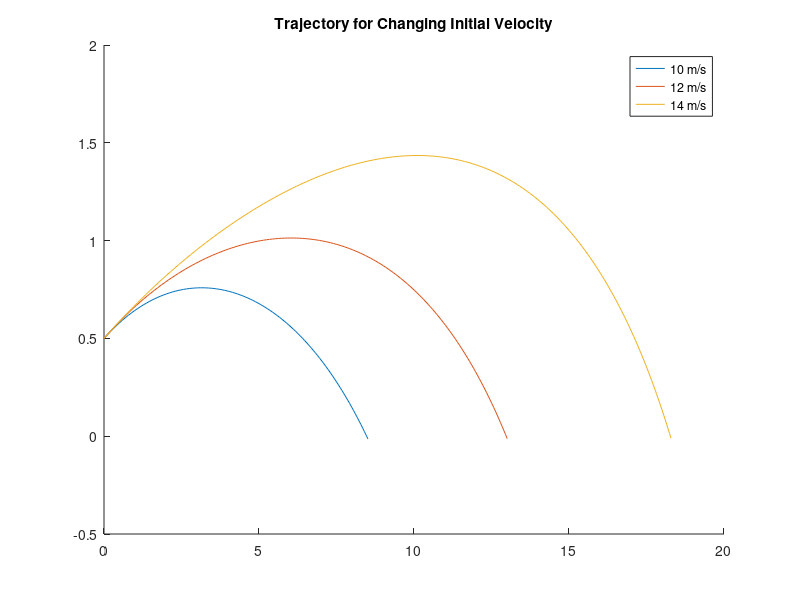

Reproduce this figure in MATLAB. (Note: this script raises an error after producing the figure.)
clear;
clc;
dt = 0.01; %time step
t = 0:dt:10; %vector of all times
vi = [10 12 14];
angle = 10;
anglerad = angle*pi()/180;

p = [0 0.5]; %initial position
ac = [0 -9.81]; %constant acceleration
ad = [0 0]; %drag acceleration
al = [0 0]; % lift acceleration
m = 0.175; %mass
cd0 = 0.08; %drag coefficient
cl0 = 0.15;
cdalpha = 2.72;
clalpha = 1.4;
rho = 1.2; %density of air
r = 0.274/2;
area = pi()*r^2;

for j=1:1:length(vi)
    v = [vi(j)*cos(anglerad) vi(j)*sin(anglerad)]; %initial velocity (m/s)
    for i=2:1:length(t)
                                                                                v(i, :) = v(i-1, :)+(ac+ad+al)*dt; %new vel = old vel + deltaT*accel
                                                                                p(i, :) = p(i-1, :)+v(i-1, :)*dt; %new pos = old pos + deltaT*vel

                                                                                theta = atan2((p(i, 2)-p(i-1, 2)), (p(i, 1)-p(i-1, 1))); %instantaneous angle of motion
                                                                                vtot = sqrt(v(i, 1)^2 + v(i, 2)^2); %instantaneous velocity

                                                                                alpha = anglerad - theta; %instantaneous angle of attack (AOA)
                                                                                cd = cd0 + cdalpha*(alpha-(-4*pi()/180))^2; %drag coefficient (including AOA)
                                                                                cl = cl0 + clalpha*alpha; %lift coefficient (including AOA)

                                                                                fd = 0.5*rho*(vtot^2)*cd*area; %drag force
                                                                                ad = (-fd/m)*[cos(theta) sin(theta)]; %acceleration due to drag (applies opposite to motion)      

                                                                                fl = 0.5*rho*(vtot^2)*cl*area; %lift force
                                                                                al = (fl/m)*[-sin(theta) cos(theta)]; % acceleration due to lift (applied perp. to motion)

                                                                                if(p(i, 2) < 0) %stop once the ball hits the "ground"
            airtime(j) = i*dt;
            peak(j) = max(p(:, 2));
            dist(j) = p(i, 1);
            break;
        end
    end
    hold on
    plot(p(:, 1), p(:, 2));
    legendInfo{j} = [num2str(vi(j)) ' m/s'];
end

hold off
legend(legendInfo);
title('Trajectory for Changing Initial Velocity');
subtitle('0.5m Initial Height, 10° Launch Angle');
xlabel('Horizontal Distance (m)');
ylabel('Vertical Distance (m)');
axis equal;
xlim([0 35]);
ylim([0 10]);


disp(airtime);
disp(peak);
disp(dist);